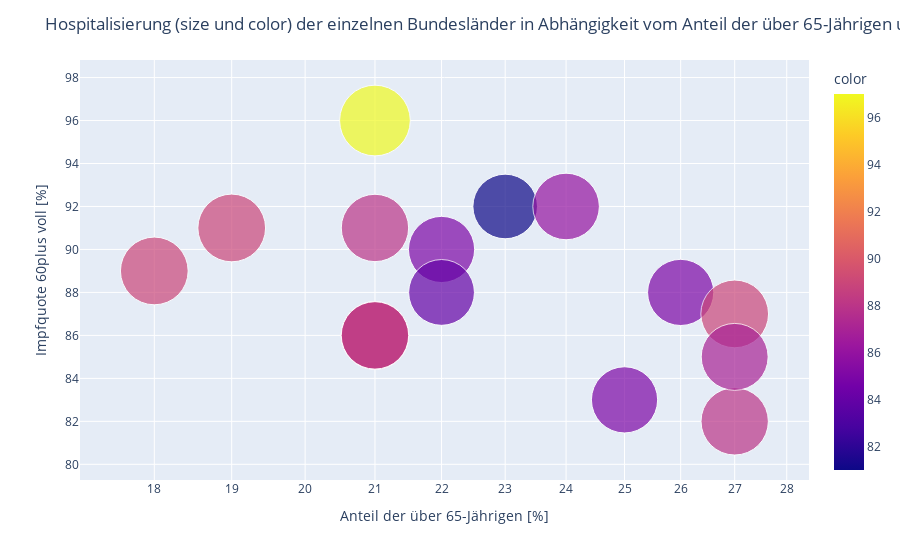

Write notebook code for a chart like this one.
### Code cell
#Bubbles Hospitalisierung, Anteil und Impfung

url = (
    "https://raw.githubusercontent.com/Leonieen/COVID19/main/Daten"
)
bl_df = f"{url}/d_bl_anteil_65.csv"
bl_df_data = pd.read_csv(bl_df)
bl_df_data

fig = px.scatter(x=bl_df_data.Anteil, y=bl_df_data.Impfquote_60plus_voll,
                 size=bl_df_data.Verh_betten_belegt, color=bl_df_data.Verh_betten_belegt,
                 hover_name=bl_df_data.Name, log_x=True, size_max=50)

fig.update_layout(
    title="Hospitalisierung (size und color) der einzelnen Bundesländer in Abhängigkeit vom Anteil der über 65-Jährigen und Impfquoteder über 60-Jährigen",
    xaxis_title="Anteil der über 65-Jährigen [%]",
    yaxis_title="Impfquote 60plus voll [%]",
    legend_title="Covid-19 Fälle",
)

fig.show()

### Figure 1 — Plotly figure (JSON) as saved in the notebook; plotly's stock layout.template omitted (floating-point values rounded to 4 significant figures)
{"data": [{"hovertemplate": "<b>%{hovertext}</b><br><br>x=%{x}<br>y=%{y}<br>size=%{marker.size}<br>color=%{marker.color}<extra></extra>", "hovertext": ["Schleswig-Holstein", "Hamburg", "Niedersachsen", "Bremen", "Nordrhein-Westfalen", "Hessen", "Rheinland-Pfalz", "Baden-W�rttemberg", "Bayern", "Saarland", "Berlin", "Brandenburg", "Mecklenburg-Vorpommern", "Sachsen", "Sachsen-Anhalt", "Th�ringen"], "legendgroup": "", "marker": {"color": [81, 89, 85, 97, 88, 89, 84, 89, 88, 86, 89, 85, 85, 88, 89, 87], "coloraxis": "coloraxis", "size": [81, 89, 85, 97, 88, 89, 84, 89, 88, 86, 89, 85, 85, 88, 89, 87], "sizemode": "area", "sizeref": 0.0388, "symbol": "circle"}, "mode": "markers", "name": "", "orientation": "v", "showlegend": false, "type": "scatter", "x": [23, 18, 22, 21, 21, 21, 22, 21, 21, 24, 19, 25, 26, 27, 27, 27], "xaxis": "x", "y": [92, 89, 90, 96, 91, 86, 88, 86, 86, 92, 91, 83, 88, 82, 87, 85], "yaxis": "y"}], "layout": {"autosize": true, "coloraxis": {"colorbar": {"title": {"text": "color"}}, "colorscale": [[0, "#0d0887"], [0.1111, "#46039f"], [0.2222, "#7201a8"], [0.3333, "#9c179e"], [0.4444, "#bd3786"], [0.5556, "#d8576b"], [0.6667, "#ed7953"], [0.7778, "#fb9f3a"], [0.8889, "#fdca26"], [1, "#f0f921"]]}, "legend": {"itemsizing": "constant", "title": {"text": "Covid-19 Fälle"}, "tracegroupgap": 0}, "margin": {"t": 60}, "title": {"text": "Hospitalisierung (size und color) der einzelnen Bundesländer in Abhängigkeit vom Anteil der über 65-Jährigen und Impfquoteder über 60-Jährigen"}, "xaxis": {"anchor": "y", "autorange": true, "domain": [0, 1], "range": [1.239, 1.448], "title": {"text": "Anteil der über 65-Jährigen [%]"}, "type": "log"}, "yaxis": {"anchor": "x", "autorange": true, "domain": [0, 1], "range": [76.36, 101.9], "title": {"text": "Impfquote 60plus voll [%]"}, "type": "linear"}}}
